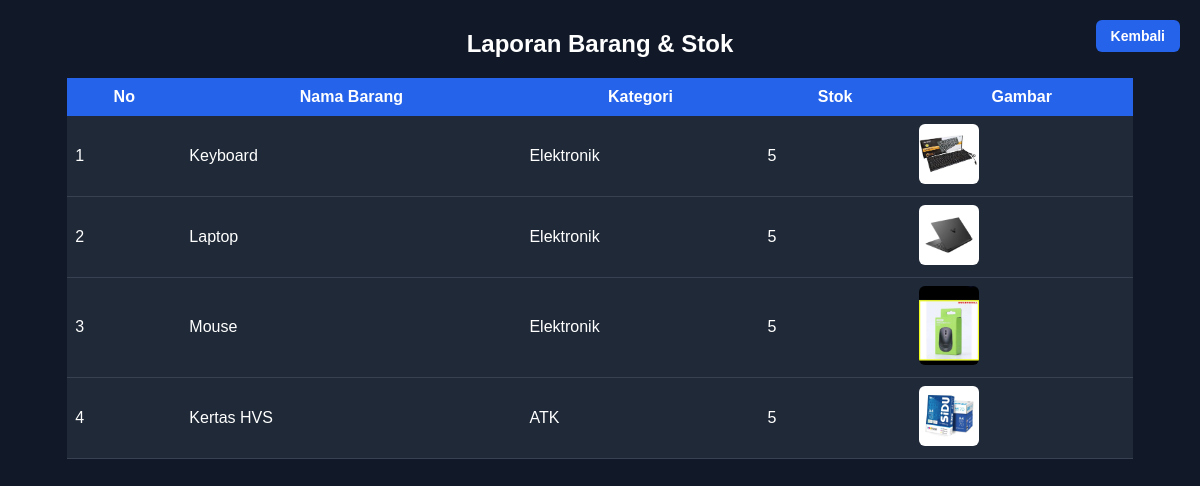
Screenshot of /inventory_db/admin/Laporan.php with the database file from the repository.
### tables this page shows
CREATE TABLE `barang` (
  `id_barang` int(11) NOT NULL,
  `nama_barang` varchar(100) NOT NULL,
  `id_kategori` int(11) NOT NULL,
  `stok` int(11) NOT NULL,
  `gambar` varchar(255) DEFAULT NULL
);

CREATE TABLE `kategori` (
  `id_kategori` int(11) NOT NULL,
  `nama_kategori` varchar(100) NOT NULL
);

### inventory_db/admin/Laporan.php (the view, shortened to what this page needs)
<?php
include 'koneksi.php';
?>
<!DOCTYPE html>
<html>
<head>
</head>
<body>
<a href="dashboard.php"
   style="
       position: absolute;
       top: 20px;
       right: 20px;
       background: #2563EB;
       padding: 8px 15px;
       color: white;
       text-decoration: none;
       border-radius: 6px;
       font-size: 14px;
       font-weight: bold;
    ">Kembali</a>
<div class="container">
    <h2>Laporan Barang & Stok</h2>
    <table>
        <tr>
            <th>No</th>
            <th>Nama Barang</th>
            <th>Kategori</th>
            <th>Stok</th>
            <th>Gambar</th>
        </tr>
        <?php
        $no = 1;
        $query = mysqli_query($koneksi, "
            SELECT barang.*, kategori.nama_kategori
            FROM barang
            LEFT JOIN kategori ON barang.id_kategori = kategori.id_kategori
            ORDER BY barang.id_barang DESC
        ");
        while ($row = mysqli_fetch_assoc($query)) {
        ?>
        <tr>
            <td><?= $no++ ?></td>
            <td><?= $row['nama_barang'] ?></td>
            <td><?= $row['nama_kategori'] ?></td>
            <td><?= $row['stok'] ?></td>
            <td>
                <?php if ($row['gambar'] != '') { ?>
                    <img src="../admin/barang/uploads/<?= $row['gambar'] ?>">
                <?php } else { ?>
                    (Tidak Ada)
                <?php } ?>
            </td>
        </tr>
        <?php } ?>
    </table>
</div>
</body>
</html>

### inventory_db/admin/Laporan.php (style rules this page uses)
body { font-family: Arial; background: #111827; color: white; }
.container { width: 90%; margin: auto; margin-top: 30px; }
table { width: 100%; border-collapse: collapse; margin-top: 20px; }
th { background: #2563EB; color: white; padding: 10px; }
td { padding: 8px; background: #1F2937; border-bottom: 1px solid #374151; }
h2 { text-align: center; }
img { width: 60px; border-radius: 6px; }

### rows the page displays
barang: nama_barang "Keyboard", id_kategori.nama_kategori "Elektronik", stok "5", gambar (picture)
barang: nama_barang "Laptop", id_kategori.nama_kategori "Elektronik", stok "5", gambar (picture)
barang: nama_barang "Mouse", id_kategori.nama_kategori "Elektronik", stok "5", gambar (picture)
barang: nama_barang "Kertas HVS", id_kategori.nama_kategori "ATK", stok "5", gambar (picture)
